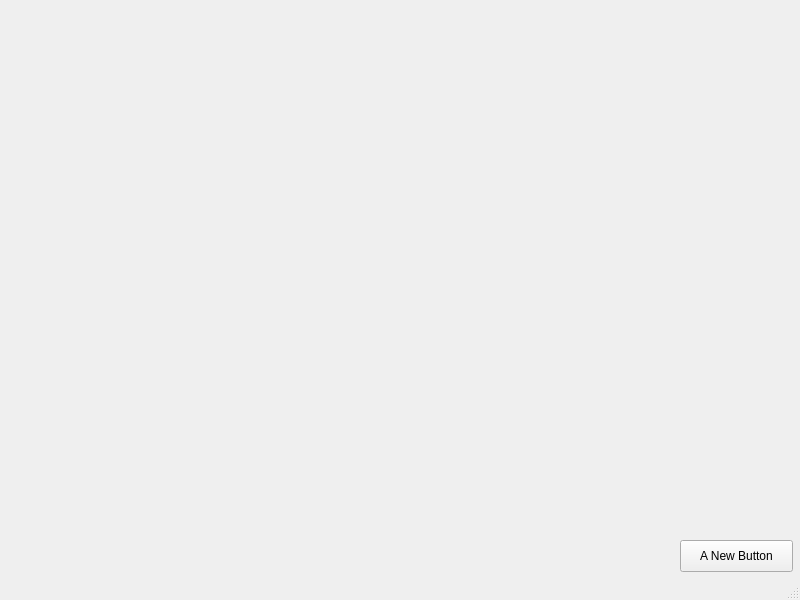
<?xml version="1.0" encoding="UTF-8"?>
<ui version="4.0">
 <class>MainWindow</class>
 <widget class="QMainWindow" name="MainWindow">
  <property name="geometry">
   <rect>
    <x>0</x>
    <y>0</y>
    <width>800</width>
    <height>600</height>
   </rect>
  </property>
  <property name="windowTitle">
   <string>Sample QT Application</string>
  </property>
  <widget class="QWidget" name="centralwidget">
   <widget class="QPushButton" name="pushButton">
    <property name="geometry">
     <rect>
      <x>680</x>
      <y>540</y>
      <width>113</width>
      <height>32</height>
     </rect>
    </property>
    <property name="text">
     <string>A New Button</string>
    </property>
   </widget>
  </widget>
  <widget class="QStatusBar" name="statusbar"/>
 </widget>
 <resources/>
 <connections/>
</ui>
